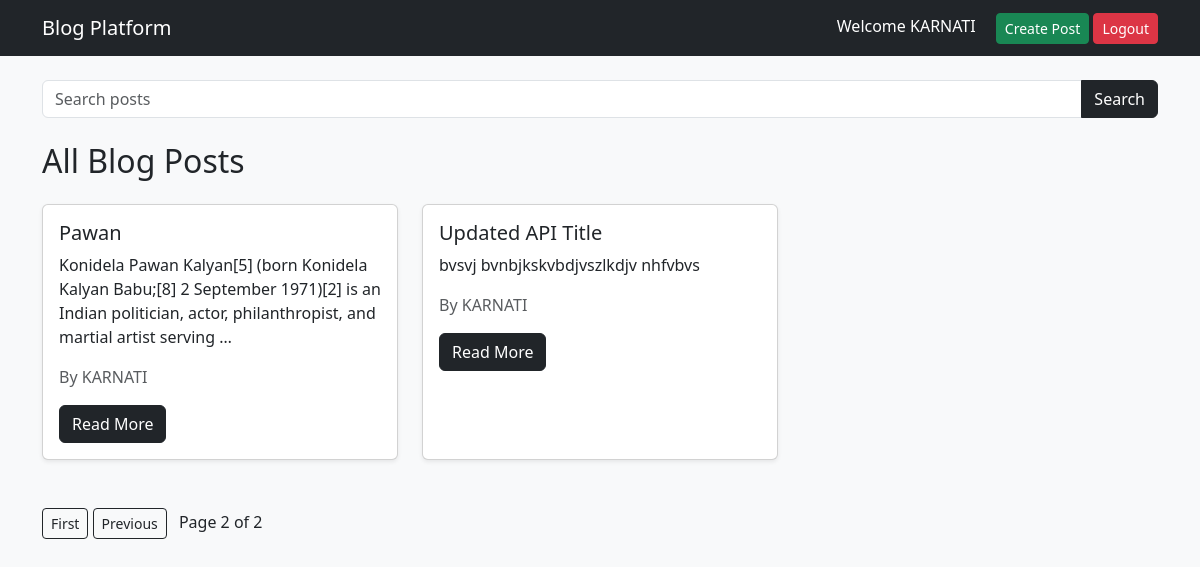
Page /?page=2 (signed in) on the committed database.
### blog/models.py (models this page shows, shortened)
class Post(models.Model):
    author = models.ForeignKey(
        User,
        on_delete=models.CASCADE
    )
    title = models.CharField(max_length=200)
    content = models.TextField()
    image = models.ImageField(
        upload_to='post_images/',
        blank=True,
        null=True
    )
    likes = models.ManyToManyField(
        User,
        related_name='liked_posts',
        blank=True
    )
    created_at = models.DateTimeField(
        auto_now_add=True
    )

### blog/views.py (the view)
# urls.py: path('', views.home, name='home'),
def home(request):
    posts_list = Post.objects.all().order_by('-created_at')
    paginator = Paginator(posts_list, 3)
    page_number = request.GET.get('page')
    posts = paginator.get_page(page_number)
    return render(request, 'home.html', {
        'posts': posts
    })

### templates/home.html (shortened to what this page needs)
{% extends 'base.html' %}
{% block content %}
<h2 class="mb-4">
    All Blog Posts
</h2>
<div class="row">
{% for post in posts %}
<div class="col-md-4 mb-4">
    <div class="card h-100 shadow-sm">
        <div class="card-body">
            <h5 class="card-title">
                {{ post.title }}
            </h5>
            <p class="card-text">
                {{ post.content|truncatewords:20 }}
            </p>
            <p class="text-muted">
                By {{ post.author.username }}
            </p>
            <a
                href="{% url 'post_detail' post.id %}"
                class="btn btn-dark"
            >
                Read More
            </a>
        </div>
    </div>
</div>
{% empty %}
<p>No posts available.</p>
{% endfor %}
</div>
<div class="mt-4">
    {% if posts.has_previous %}
        <a
            href="?page=1"
            class="btn btn-outline-dark btn-sm"
        >
            First
        </a>
        <a
            href="?page={{ posts.previous_page_number }}"
            class="btn btn-outline-dark btn-sm"
        >
            Previous
        </a>
    {% endif %}
    <span class="mx-2">
        Page {{ posts.number }}
        of
        {{ posts.paginator.num_pages }}
    </span>
</div>
{% endblock %}

### templates/base.html (shortened to what this page needs)
{% load static %}
<!DOCTYPE html>
<html lang="en">
<head>
    <link
        href="https://cdn.jsdelivr.net/npm/bootstrap@5.3.3/dist/css/bootstrap.min.css"
        rel="stylesheet"
    >
</head>
<body class="bg-light">
<nav class="navbar navbar-expand-lg navbar-dark bg-dark">
    <div class="container">
        <a class="navbar-brand" href="/">
            Blog Platform
        </a>
        <div>
            {% if user.is_authenticated %}
                <span class="text-white me-3">
                    Welcome {{ user.username }}
                </span>
                <a
                    href="{% url 'create_post' %}"
                    class="btn btn-success btn-sm"
                >
                    Create Post
                </a>
                <a
                    href="{% url 'logout' %}"
                    class="btn btn-danger btn-sm"
                >
                    Logout
                </a>
            {% endif %}
        </div>
    </div>
</nav>
<div class="container mt-4">
    <form
        method="GET"
        action="{% url 'search_posts' %}"
        class="mb-4"
    >
        <div class="input-group">
            <input
                type="text"
                name="q"
                class="form-control"
                placeholder="Search posts"
            >
            <button
                type="submit"
                class="btn btn-dark"
            >
                Search
            </button>
        </div>
    </form>
    {% block content %}
    {% endblock %}
</div>
</body>
</html>

### rows in the picture
Post: title "Pawan", content "Konidela Pawan Kalyan[5] (born Konidela Kalyan Babu;[8] 2 September 1971)[2] is an Indian politician, actor, philanthropist, and martial artist serving …", author.username "KARNATI"
Post: title "Updated API Title", content "bvsvj bvnbjkskvbdjvszlkdjv nhfvbvs", author.username "KARNATI"

### other values in the picture
{{ user.username }} "KARNATI"
{{ posts.number }} "2"
{{ posts.paginator.num_pages }} "2"
